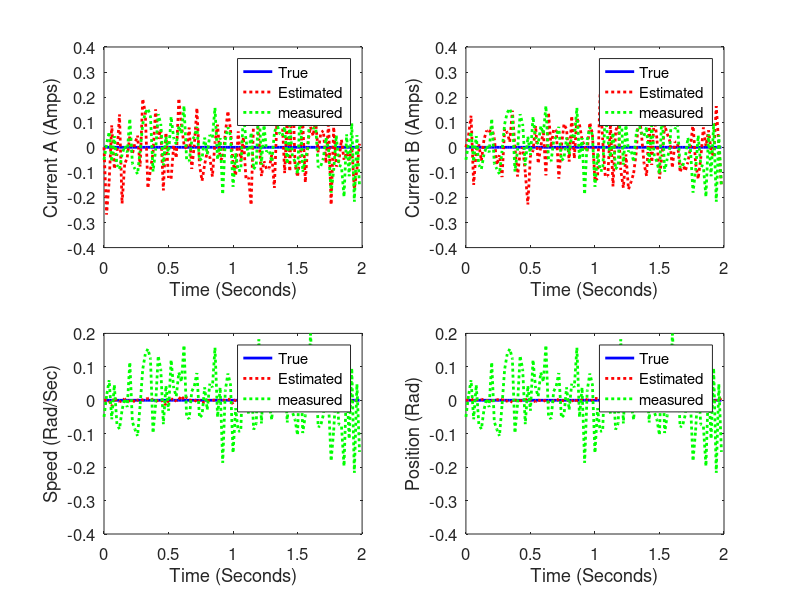
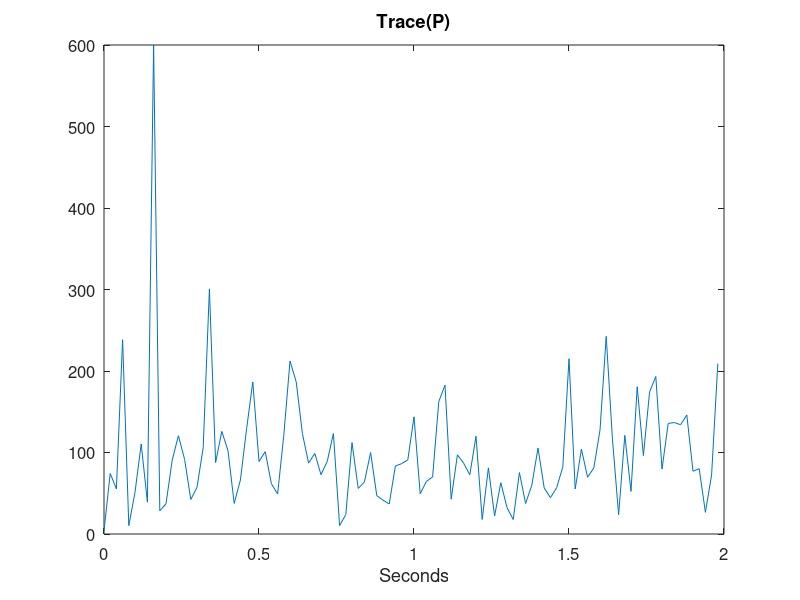

The MATLAB script that drew these images, in order:
function Motor123
 
% Discrete-time extended Kalman filter simulation for two-phase 
% step motor. Estimate the stator currents, and the rotor position 
% and velocity, on the basis of noisy measurements of the stator 
% currents.
 
Ra = 2; % Winding resistance
L = 0.003; % Winding inductance
lambda = 0.1; % Motor constant
J = 0.002; % Moment of inertia
B = 0.001; % Coefficient of viscous friction
 
ControlNoise = 0.001; % std dev of uncertainty in control inputs (amps)
AccelNoise = 0.05; % std dev of shaft acceleration noise (rad/sec^2)
 
MeasNoise = 0.1; % standard deviation of measurement noise (amps)
R = [MeasNoise^2 0; 0 MeasNoise^2]; % Measurement noise covariance
xdotNoise = [ControlNoise/L; ControlNoise/L; 0.5; 0];
% Define the continuous-time process noise covariance Q
Q = [xdotNoise(1)^2 0 0 0; 
    0 xdotNoise(2)^2 0 0; 
    0 0 xdotNoise(3)^2 0; 
    0 0 0 xdotNoise(4)^2]; 
Ppost = 1*eye(4); % Initial state estimation covariance
dt = 0.0002; % Simulation step size (seconds)
T = 0.001; % how often measurements are obtained
tf = 2; % Simulation length
 
x = [0; 0; 0; 0]; % Initial state
xpost = x; % Initial state estimate
w = 2 * pi; % Control input frequency (rad/sec)
Q = Q * T; % discrete-time process noise covariance
 
dtPlot = 0.01; % How often to plot results
tPlot = -inf; % Most recent time at which data was saved for plotting
 
% Initialize arrays for plotting at the end of the program
xArray = []; % true state
xhatArray = []; % estimated state
trPArray = []; % trace of estimation error covariance
tArray = []; % time array
yArray=[]; 
% Begin simulation loop
for t = 0 : T : tf-T+eps
    y = [x(1); x(2)]+ MeasNoise * randn(2,1); % noisy measurement
    if t >= tPlot + dtPlot
        % Save data for plotting
        tPlot = t + dtPlot - eps;
        xArray = [xArray x];
        xhatArray = [xhatArray xpost];
        trPArray = [trPArray trace(Ppost)];
        tArray = [tArray t];
        yArray=[yArray y];
    end
    % System simulation
%     for tau = 0 : dt : T-dt+eps
%         time = t + tau;
%         ua = sin(w*time);
%         ub = cos(w*time);
%         xdot = [-Ra/L*x(1) + x(3)*lambda/L*sin(x(4)) + ua/L;
%             -Ra/L*x(2) - x(3)*lambda/L*cos(x(4)) + ub/L;
%             -3/2*lambda/J*x(1)*sin(x(4)) + ...
%             3/2*lambda/J*x(2)*cos(x(4)) - B/J*x(3);
%             x(3)];
%         xdot = xdot + xdotNoise .* randn(4,1);
%         x = x + xdot * dt; % rectangular integration
%         x(4) = mod(x(4), 2*pi); % keep the angle between 0 and 2*pi
%     end
    ua = sin(w*t);
    ub = cos(w*t);
    
    xdot = [-Ra/L*xpost(1) + xpost(3)*lambda/L*sin(xpost(4)) + ua/L;
            -Ra/L*xpost(2) - xpost(3)*lambda/L*cos(xpost(4)) + ub/L;
            -3/2*lambda/J*x(1)*sin(xpost(4)) + ...
            3/2*lambda/J*xpost(2)*cos(xpost(4)) - B/J*xpost(3);
            xpost(3)];
    xdot = xdot + xdotNoise .* randn(4,1);
    xpriori = xdot * dt; % rectangular integration
%     xpost(4) = mod(x(4), 2*pi); % keep the angle between 0 and 2*pi
    
    A = [-Ra/L 0 lambda/L*sin(xpost(4)) xpost(3)*lambda/L*cos(xpost(4));
        0 -Ra/L -lambda/L*cos(xpost(4)) xpost(3)*lambda/L*sin(xpost(4));
        -3/2*lambda/J*sin(xpost(4)) 3/2*lambda/J*cos(xpost(4)) -B/J ...
        -3/2*lambda/J*(xpost(1)*cos(xpost(4))+xpost(2)*sin(xpost(4)));
        0 0 1 0];
    
    Ppriori=A*Ppost*A'+Q;
    
    % Compute the partial derivative matrices
%     A = [-Ra/L 0 lambda/L*sin(xhat(4)) xhat(3)*lambda/L*cos(xhat(4));
%         0 -Ra/L -lambda/L*cos(xhat(4)) xhat(3)*lambda/L*sin(xhat(4));
%         -3/2*lambda/J*sin(xhat(4)) 3/2*lambda/J*cos(xhat(4)) -B/J ...
%         -3/2*lambda/J*(xhat(1)*cos(xhat(4))+xhat(2)*sin(xhat(4)));
%         0 0 1 0];
    C = [1 0 0 0; 0 1 0 0];
    % Compute the Kalman gain
    K = Ppriori * C' * inv(C * Ppriori * C' + R);
    % Update the state estimate
%     deltax = [-Ra/L*xhat(1) + xhat(3)*lambda/L*sin(xhat(4)) + ua/L;
%             -Ra/L*xhat(2) - xhat(3)*lambda/L*cos(xhat(4)) + ub/L;
%             -3/2*lambda/J*xhat(1)*sin(xhat(4)) + ...
%             3/2*lambda/J*xhat(2)*cos(xhat(4)) - B/J*xhat(3);
%             xhat(3)] * T;
    zp=C*xpriori;
    
    xpost = xpriori + K * (y - [zp(1); zp(2)]);
    % keep the angle estimate between 0 and 2*pi
%     xpost(4) = mod(xpost(4), 2*pi); 
    % Update the estimation error covariance.
    % Don't delete the extra parentheses (numerical issues).
    Ppost = (eye(4) - K * C)*Ppriori;
end
yArray;
xArray;
xhatArray;
trPArray;
% Plot the results
close all;
figure; set(gcf,'Color','White');
 
subplot(2,2,1); hold on; box on;
plot(tArray, xArray(1,:), 'b-', 'LineWidth', 2);
plot(tArray, xhatArray(1,:), 'r:', 'LineWidth', 2)
plot(tArray, yArray(2,:), 'g:', 'LineWidth', 2)
set(gca,'FontSize',12);
xlabel('Time (Seconds)');ylabel('Current A (Amps)');
legend('True', 'Estimated','measured');
 
subplot(2,2,2); hold on; box on;
plot(tArray, xArray(2,:), 'b-', 'LineWidth', 2);
plot(tArray, xhatArray(2,:), 'r:', 'LineWidth', 2)
plot(tArray, yArray(2,:), 'g:', 'LineWidth', 2)
set(gca,'FontSize',12);
xlabel('Time (Seconds)');ylabel('Current B (Amps)');
legend('True', 'Estimated','measured');
 
subplot(2,2,3); hold on; box on;
plot(tArray, xArray(3,:), 'b-', 'LineWidth', 2);
plot(tArray, xhatArray(3,:), 'r:', 'LineWidth', 2)
plot(tArray, yArray(2,:), 'g:', 'LineWidth', 2)
set(gca,'FontSize',12); 
xlabel('Time (Seconds)'); ylabel('Speed (Rad/Sec)');
legend('True', 'Estimated','measured');
 
subplot(2,2,4); hold on; box on;
plot(tArray, xArray(4,:), 'b-', 'LineWidth', 2);
plot(tArray,xhatArray(4,:), 'r:', 'LineWidth', 2)
plot(tArray, yArray(2,:), 'g:', 'LineWidth', 2)
set(gca,'FontSize',12); 
xlabel('Time (Seconds)'); ylabel('Position (Rad)');
legend('True', 'Estimated','measured');
 
figure;
plot(tArray, trPArray); title('Trace(P)', 'FontSize', 12);
set(gca,'FontSize',12); set(gcf,'Color','White');
xlabel('Seconds');
 
% Compute the standard deviation of the estimation errors
N = size(xArray, 2);
N2 = round(N / 2);
xArray = xArray(:,N2:N);
xhatArray = xhatArray(:,N2:N);
iaEstErr = sqrt(norm(xArray(1,:)-xhatArray(1,:))^2 / size(xArray,2));
ibEstErr = sqrt(norm(xArray(2,:)-xhatArray(2,:))^2 / size(xArray,2));
wEstErr = sqrt(norm(xArray(3,:)-xhatArray(3,:))^2 / size(xArray,2));
thetaEstErr = sqrt(norm(xArray(4,:)-xhatArray(4,:))^2 / size(xArray,2));
disp(['Std Dev of Estimation Errors = ',num2str(iaEstErr),', ', ...
    num2str(ibEstErr),', ',num2str(wEstErr),', ',num2str(thetaEstErr)]);
